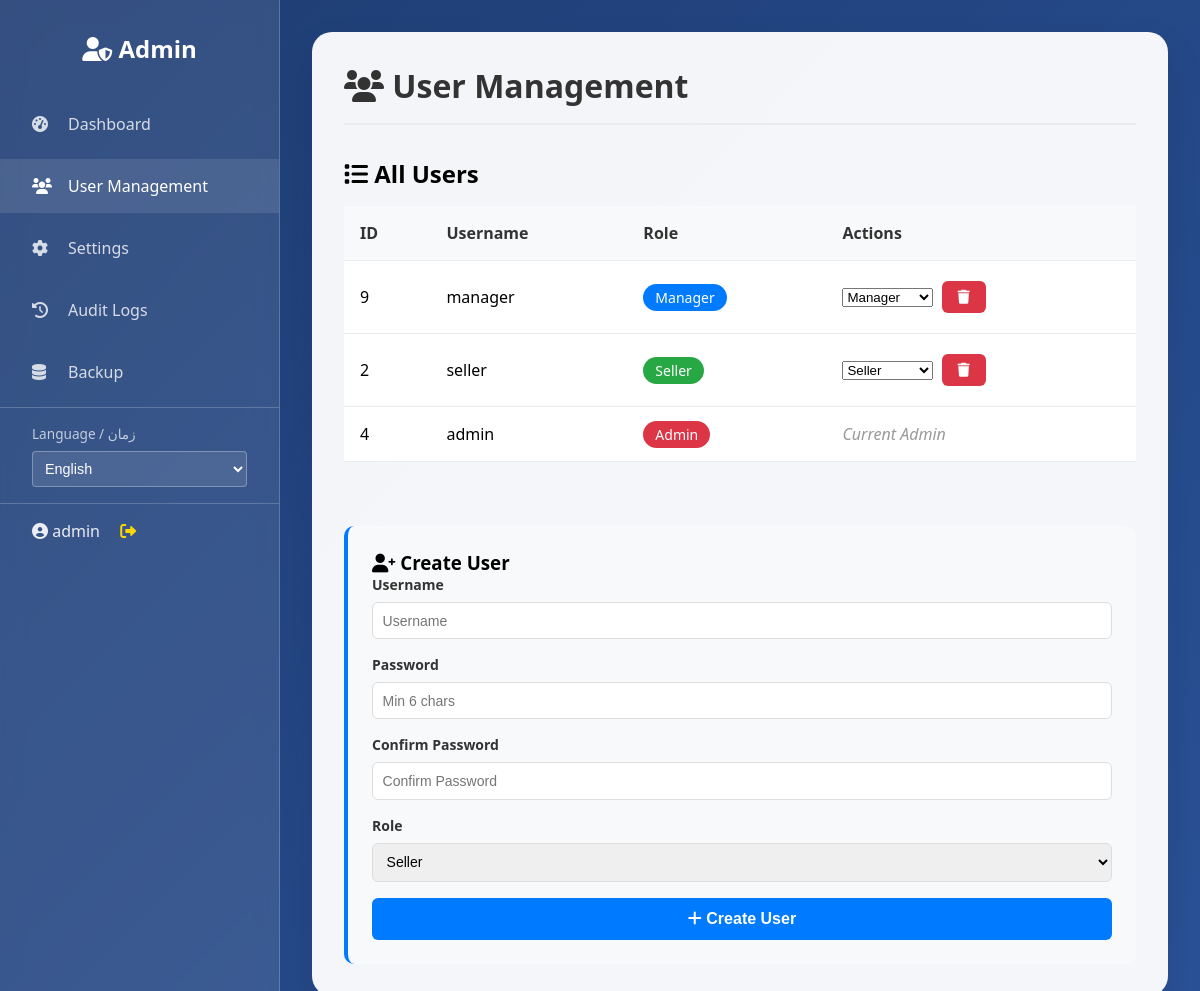
The app's page /simple-admin-users.php (signed in) with its own data.
### tables this page shows
CREATE TABLE `users` (
  `id` int NOT NULL AUTO_INCREMENT,
  `username` varchar(50) NOT NULL,
  `password` varchar(255) NOT NULL,
  `role` enum('manager','seller','admin') DEFAULT 'seller',
  `full_name` varchar(100) DEFAULT NULL,
  `email` varchar(100) DEFAULT NULL,
  `created_at` timestamp NULL DEFAULT CURRENT_TIMESTAMP,
  `last_login` timestamp NULL DEFAULT NULL,
  `is_active` tinyint(1) DEFAULT '1',
  PRIMARY KEY (`id`),
  UNIQUE KEY `username` (`username`),
  KEY `idx_username` (`username`),
  KEY `idx_role` (`role`)
);

### includes/language-functions.php (called while the page is built, shortened)
<?php
function getCurrentLanguage() {
    return $_SESSION['language'] ?? DEFAULT_LANGUAGE;
}
function loadLanguageFile($lang = null) {
    if ($lang === null) {
        $lang = getCurrentLanguage();
    }
    $filePath = __DIR__ . '/lang-' . $lang . '.php';
    return include $filePath;
}
function t($key, $default = '') {
    static $translations = null;
    if ($translations === null) {
        $translations = loadLanguageFile();
    }
    $keys = explode('.', $key);
    $value = $translations;
    foreach ($keys as $k) {
        if (is_array($value) && isset($value[$k])) {
            $value = $value[$k];
        } else {
            return $default ?: $key;
        }
    }
    return $value ?: ($default ?: $key);
}
?>

### includes/simple-admin-auth.php (called while the page is built, shortened)
<?php
function getAdminId() {
    return $_SESSION['admin_id'] ?? null;
}
function getAdminUsername() {
    return $_SESSION['admin_username'] ?? 'Admin';
}
?>

### simple-admin-users.php (the view, shortened to what this page needs)
<?php
require_once 'includes/language-functions.php';
require_once 'includes/simple-admin-auth.php';
$adminUser = [
    'id' => getAdminId(),
    'username' => getAdminUsername()
];
$database = new Database();
$db = $database->connect();
try {
    $users = $db->query("SELECT id, username, role FROM users ORDER BY role, username")->fetchAll(PDO::FETCH_ASSOC);
} catch (Exception $e) {
    $users = [];
    $error = "Could not load users: " . $e->getMessage();
}
?>
<!DOCTYPE html>
<html lang="en">
<head>
    <link href="https://cdnjs.cloudflare.com/ajax/libs/font-awesome/6.0.0/css/all.min.css" rel="stylesheet">
</head>
<body>
    <div class="admin-container">
        <aside class="admin-sidebar">
            <div class="admin-header">
                <h2><i class="fas fa-user-shield"></i> <?= t('admin.admin') ?></h2>
            </div>
            <nav>
                <ul class="admin-nav">
                    <li><a href="admin-dashboard.php"><i class="fas fa-tachometer-alt"></i> <?= t('nav.home') ?></a></li>
                    <li><a href="simple-admin-users.php" class="active"><i class="fas fa-users"></i> <?= t('admin.userManagement') ?></a></li>
                    <li><a href="simple-admin-settings.php"><i class="fas fa-cog"></i> <?= t('common.settings') ?></a></li>
                    <li><a href="simple-admin-logs.php"><i class="fas fa-history"></i> <?= t('admin.auditLogs') ?></a></li>
                    <li><a href="backup.php"><i class="fas fa-database"></i> <?= t('common.backup') ?></a></li>
                </ul>
            </nav>
            <div class="admin-language">
                <label>Language / زمان</label>
                <select class="language-select" id="languageSelect" onchange="changeLanguage(this.value)">
                    <option value="en">English</option>
                </select>
            </div>
            <div class="admin-user">
                <i class="fas fa-user-circle"></i> <?= htmlspecialchars($adminUser['username']) ?>
                <a href="includes/simple-admin-auth.php?logout=1" style="color: #ffd700; margin-left: 1rem;">
                    <i class="fas fa-sign-out-alt"></i>
                </a>
            </div>
        </aside>
        <main class="admin-main">
            <div class="admin-content">
                <div class="page-header">
                    <h1><i class="fas fa-users"></i> <?= t('admin.userManagement') ?></h1>
                </div>
                <div class="two-column">
                    <div>
                        <h2><i class="fas fa-list"></i> <?= t('admin.allUsers') ?></h2>
                        <?php if (empty($users)): ?>
                            <p style="padding: 2rem; text-align: center; color: #999;"><?= t('messages.noUsersFound') ?></p>
                        <?php else: ?>
                            <table class="users-table">
                                <thead>
                                    <tr>
                                        <th><?= t('common.id') ?></th>
                                        <th><?= t('common.username') ?></th>
                                        <th><?= t('admin.role') ?></th>
                                        <th><?= t('common.actions') ?></th>
                                    </tr>
                                </thead>
                                <tbody>
                                    <?php foreach ($users as $user): ?>
                                        <tr>
                                            <td><?= $user['id'] ?></td>
                                            <td><?= htmlspecialchars($user['username']) ?></td>
                                            <td>
                                                <span class="role-badge role-<?= $user['role'] ?>">
                                                    <?= ucfirst($user['role']) ?>
                                                </span>
                                            </td>
                                            <td>
                                                <?php if ($user['id'] != $adminUser['id']): ?>
                                                    <form style="display: inline;" method="post">
                                                        <select name="new_role" onchange="this.form.submit()">
                                                            <option value="manager" <?= $user['role'] == 'manager' ? 'selected' : '' ?>><?= t('common.manager') ?></option>
                                                            <option value="seller" <?= $user['role'] == 'seller' ? 'selected' : '' ?>><?= t('common.seller') ?></option>
                                                        </select>
                                                    </form>
                                                    <form style="display: inline;" method="post" onsubmit="return confirm('<?= t('messages.deleteUserConfirm') ?>')">
                                                        <button type="submit" class="btn btn-danger"><i class="fas fa-trash"></i></button>
                                                    </form>
                                                <?php else: ?>
                                                    <span style="color: #999; font-style: italic;"><?= t('messages.currentAdmin') ?></span>
                                                <?php endif; ?>
                                            </td>
                                        </tr>
                                    <?php endforeach; ?>
                                </tbody>
                            </table>
                        <?php endif; ?>
                    </div>
                    <div class="form-section">
                        <h3><i class="fas fa-user-plus"></i> <?= t('admin.createUser') ?></h3>
                        <form method="post">
                            <div class="form-group">
                                <label for="username"><?= t('common.username') ?></label>
                                <input type="text" id="username" name="username" required placeholder="<?= t('common.username') ?>">
                            </div>
                            <div class="form-group">
                                <label for="password"><?= t('admin.password') ?></label>
                                <input type="password" id="password" name="password" required placeholder="Min 6 chars">
                            </div>
                            <div class="form-group">
                                <label for="confirm_password"><?= t('admin.confirmPassword') ?></label>
                                <input type="password" id="confirm_password" name="confirm_password" required placeholder="<?= t('admin.confirmPassword') ?>">
                            </div>
                            <div class="form-group">
                                <label for="role"><?= t('admin.role') ?></label>
                                <select id="role" name="role" required>
                                    <option value="seller"><?= t('common.seller') ?></option>
                                </select>
                            </div>
                            <button type="submit" class="btn-submit">
                                <i class="fas fa-plus"></i> <?= t('admin.createUserBtn') ?>
                            </button>
                        </form>
                    </div>
                </div>
            </div>
        </main>
    </div>
</body>
</html>

### simple-admin-users.php (style rules this page uses)
* { margin: 0; padding: 0; box-sizing: border-box; }
body { font-family: 'Segoe UI', Tahoma, Geneva, Verdana, sans-serif; background: linear-gradient(135deg, #1e3c72 0%, #2a5298 100%); min-height: 100vh; }
.admin-container { display: flex; min-height: 100vh; }
.admin-sidebar { width: 280px; background: rgba(255, 255, 255, 0.1); backdrop-filter: blur(10px); border-right: 1px solid rgba(255, 255, 255, 0.2); padding: 2rem 0; overflow-y: auto; }
.admin-header { text-align: center; color: white; margin-bottom: 2rem; padding: 0 2rem; }
.admin-header h2 { font-size: 1.5rem; }
.admin-nav { list-style: none; }
.admin-nav li { margin-bottom: 0.5rem; }
.admin-nav a { display: flex; align-items: center; padding: 1rem 2rem; color: rgba(255, 255, 255, 0.8); text-decoration: none; transition: all 0.3s ease; }
.admin-nav a:hover, .admin-nav a.active { background: rgba(255, 255, 255, 0.1); color: white; }
.admin-nav i { margin-right: 1rem; width: 20px; }
.admin-main { flex: 1; padding: 2rem; overflow-y: auto; }
.admin-content { background: rgba(255, 255, 255, 0.95); border-radius: 20px; padding: 2rem; box-shadow: 0 20px 40px rgba(0, 0, 0, 0.1); }
.page-header { margin-bottom: 2rem; padding-bottom: 1rem; border-bottom: 2px solid #e9ecef; }
.page-header h1 { color: #333; }
.users-table { width: 100%; border-collapse: collapse; margin-top: 1rem; background: white; }
.users-table th, .users-table td { padding: 1rem; text-align: left; border-bottom: 1px solid #e9ecef; }
.users-table th { background: #f8f9fa; font-weight: 600; color: #333; }
.role-badge { padding: 0.25rem 0.75rem; border-radius: 20px; font-size: 0.875rem; font-weight: 500; color: white; }
.role-admin { background: #dc3545; }
.role-manager { background: #007bff; }
.role-seller { background: #28a745; }
.btn { padding: 0.5rem 1rem; border: none; border-radius: 6px; cursor: pointer; text-decoration: none; display: inline-block; margin: 0.25rem; font-size: 0.875rem; }
.btn-danger { background: #dc3545; color: white; }
.admin-user { color: rgba(255, 255, 255, 0.9); padding: 1rem 2rem; border-top: 1px solid rgba(255, 255, 255, 0.2); margin-top: auto; }
.form-section { background: #f8f9fa; border-radius: 10px; padding: 1.5rem; margin-top: 2rem; border-left: 4px solid #007bff; }
.form-group { margin-bottom: 1rem; }
.form-group label { display: block; margin-bottom: 0.5rem; font-weight: 600; color: #333; font-size: 0.875rem; }
.form-group input, .form-group select { width: 100%; padding: 0.6rem; border: 1px solid #ddd; border-radius: 6px; font-size: 0.875rem; }
.btn-submit { width: 100%; padding: 0.75rem; background: #007bff; color: white; border: none; border-radius: 6px; font-weight: 600; cursor: pointer; font-size: 1rem; }
.two-column { display: grid; grid-template-columns: 1fr 350px; gap: 2rem; }
@media (max-width: 1200px) { .two-column { grid-template-columns: 1fr; } }
.admin-language { padding: 1rem 2rem; border-top: 1px solid rgba(255, 255, 255, 0.2); margin-top: auto; }
.admin-language label { color: rgba(255, 255, 255, 0.7); font-size: 0.85rem; display: block; margin-bottom: 0.5rem; }
.language-select { width: 100%; padding: 0.5rem; border: 1px solid rgba(255, 255, 255, 0.3); border-radius: 4px; background: rgba(255, 255, 255, 0.1); color: white; font-size: 0.9rem; cursor: pointer; }
.language-select option { background: #1e3c72; color: white; }

### records on screen
users: username "admin", id "4", role "Admin"
users: id "9", username "manager", role "Manager", new_role "Manager"
users: id "2", username "seller", role "Seller", new_role "Seller"

### other values on screen
t('admin.admin') "Admin"
t('nav.home') "Dashboard"
t('admin.userManagement') "User Management"
t('common.settings') "Settings"
t('admin.auditLogs') "Audit Logs"
t('common.backup') "Backup"
t('admin.allUsers') "All Users"
t('common.id') "ID"
t('common.username') "Username"
t('admin.role') "Role"
t('common.actions') "Actions"
t('admin.createUser') "Create User"
t('admin.password') "Password"
t('admin.confirmPassword') "Confirm Password"
t('admin.createUserBtn') "Create User"
